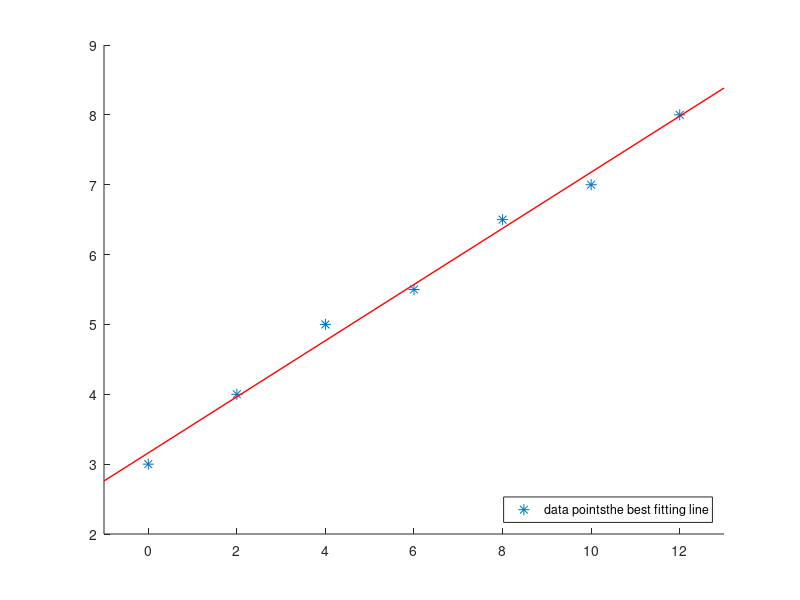

MATLAB code for this plot:
% Peter - watertank - solution
clc; clf; clear;
delete peter_water_solution.txt;
diary peter_water_solution.txt;

hold on;

t=0:2:12;
f=[3,4,5,5.5,6.5,7,8];

% we are also examine the rref
% transforming them to a column vector
t=t(:); f=f(:);
% build the gaussian equation
A=[ones(size(t)), t];
fprintf("- the rref of the gaussian normal equation:\n\n")
disp(rref([A'*A, A'*f]))
fprintf("\n");



p=polyfit(t,f,1);
% we are searching the line in b+at form
a=p(1); b=p(2);

plot(t,f,"*","MarkerSize",8);
% saveas(gca(),"peter_water_data.png","png");
% return;

plot([-1,13],polyval(p,[-1,13]),"r","LineWidth",1);

legend(["data points","the best fitting line"],"Location","southeast");
axis([-1,13,2,9]);

saveas(gca(),"peter_water_solution.png","png");

fprintf("- the best line is: %.4f + %.4f*t\n",b,a);
fprintf("- at t=20 the height of the water is: %.4f + %.4f*20 = %.4f\n",b,a,polyval(p,20));
fprintf("- the tank will be full at t=(50-%.4f)/%.4f = %.4f\n",b,a,(50-b)/a);
fprintf("- the tank was empty at t=(0-%.4f)/%.4f = %.4f\n",b,a,(0-b)/a);


hold off;

diary off;
